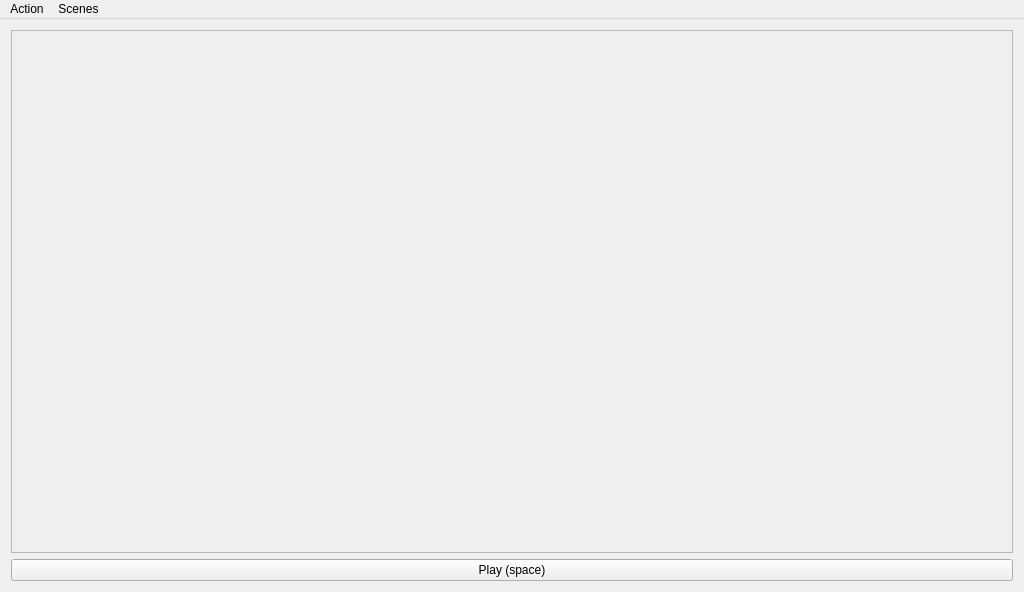
<?xml version="1.0" encoding="UTF-8"?>
<ui version="4.0">
 <class>LogViewWindow</class>
 <widget class="QMainWindow" name="LogViewWindow">
  <property name="geometry">
   <rect>
    <x>0</x>
    <y>0</y>
    <width>1024</width>
    <height>592</height>
   </rect>
  </property>
  <property name="minimumSize">
   <size>
    <width>650</width>
    <height>0</height>
   </size>
  </property>
  <property name="windowTitle">
   <string>Divisaction - Log View</string>
  </property>
  <widget class="QWidget" name="centralWidget">
   <layout class="QVBoxLayout" name="verticalLayout">
    <item>
     <widget class="QScrollArea" name="StagesScroll">
      <property name="widgetResizable">
       <bool>true</bool>
      </property>
      <property name="alignment">
       <set>Qt::AlignLeading|Qt::AlignLeft|Qt::AlignVCenter</set>
      </property>
      <widget class="QWidget" name="scrollAreaWidgetContents">
       <property name="geometry">
        <rect>
         <x>0</x>
         <y>0</y>
         <width>1004</width>
         <height>525</height>
        </rect>
       </property>
       <layout class="QVBoxLayout" name="ActionStackLayout"/>
      </widget>
     </widget>
    </item>
    <item>
     <widget class="QPushButton" name="playPauseButton">
      <property name="text">
       <string>Play (space)</string>
      </property>
     </widget>
    </item>
   </layout>
  </widget>
  <widget class="QMenuBar" name="menuBar">
   <property name="geometry">
    <rect>
     <x>0</x>
     <y>0</y>
     <width>1024</width>
     <height>19</height>
    </rect>
   </property>
   <widget class="QMenu" name="menuFile">
    <property name="title">
     <string>Action</string>
    </property>
    <addaction name="actionRestart"/>
    <addaction name="actionExit"/>
   </widget>
   <widget class="QMenu" name="menuScenes">
    <property name="title">
     <string>Scenes</string>
    </property>
    <addaction name="actionFull_Model"/>
    <addaction name="actionNo_Anticipation"/>
    <addaction name="actionRandom"/>
   </widget>
   <addaction name="menuFile"/>
   <addaction name="menuScenes"/>
  </widget>
  <action name="actionExit">
   <property name="text">
    <string>Exit</string>
   </property>
   <property name="shortcut">
    <string>Esc</string>
   </property>
  </action>
  <action name="actionRestart">
   <property name="text">
    <string>Restart</string>
   </property>
   <property name="shortcut">
    <string>F5</string>
   </property>
  </action>
  <action name="actionFull_Model">
   <property name="text">
    <string>Full Model</string>
   </property>
  </action>
  <action name="actionNo_Anticipation">
   <property name="text">
    <string>No Anticipation</string>
   </property>
  </action>
  <action name="actionRandom">
   <property name="text">
    <string>Random</string>
   </property>
  </action>
 </widget>
 <layoutdefault spacing="6" margin="11"/>
 <resources/>
 <connections/>
</ui>
